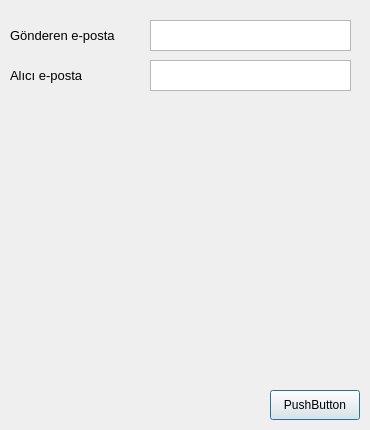
<?xml version="1.0" encoding="UTF-8"?>
<ui version="4.0">
 <class>form_settings</class>
 <widget class="QDialog" name="form_settings">
  <property name="geometry">
   <rect>
    <x>0</x>
    <y>0</y>
    <width>370</width>
    <height>430</height>
   </rect>
  </property>
  <property name="windowTitle">
   <string>Dialog</string>
  </property>
  <widget class="QTextEdit" name="txt_sender">
   <property name="geometry">
    <rect>
     <x>150</x>
     <y>20</y>
     <width>201</width>
     <height>31</height>
    </rect>
   </property>
  </widget>
  <widget class="QTextEdit" name="txt_receiver">
   <property name="geometry">
    <rect>
     <x>150</x>
     <y>60</y>
     <width>201</width>
     <height>31</height>
    </rect>
   </property>
  </widget>
  <widget class="QLabel" name="label">
   <property name="geometry">
    <rect>
     <x>10</x>
     <y>20</y>
     <width>141</width>
     <height>31</height>
    </rect>
   </property>
   <property name="font">
    <font>
     <pointsize>10</pointsize>
    </font>
   </property>
   <property name="text">
    <string>Gönderen e-posta</string>
   </property>
  </widget>
  <widget class="QLabel" name="label_2">
   <property name="geometry">
    <rect>
     <x>10</x>
     <y>60</y>
     <width>141</width>
     <height>31</height>
    </rect>
   </property>
   <property name="font">
    <font>
     <pointsize>10</pointsize>
    </font>
   </property>
   <property name="text">
    <string>Alıcı e-posta</string>
   </property>
  </widget>
  <widget class="QPushButton" name="btn_save_settings">
   <property name="geometry">
    <rect>
     <x>270</x>
     <y>390</y>
     <width>90</width>
     <height>30</height>
    </rect>
   </property>
   <property name="text">
    <string>PushButton</string>
   </property>
  </widget>
 </widget>
 <resources/>
 <connections/>
</ui>
